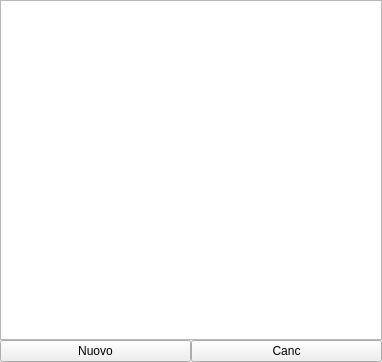
<?xml version="1.0" encoding="UTF-8"?>
<ui version="4.0">
 <class>SectionModelGUI</class>
 <widget class="QWidget" name="SectionModelGUI">
  <property name="geometry">
   <rect>
    <x>0</x>
    <y>0</y>
    <width>382</width>
    <height>362</height>
   </rect>
  </property>
  <property name="windowTitle">
   <string>Form</string>
  </property>
  <layout class="QGridLayout" name="gridLayout">
   <property name="margin">
    <number>0</number>
   </property>
   <property name="spacing">
    <number>0</number>
   </property>
   <item row="0" column="0">
    <widget class="QTableView" name="tableView"/>
   </item>
   <item row="1" column="0">
    <layout class="QHBoxLayout" name="horizontalLayout">
     <item>
      <widget class="QPushButton" name="newPButton">
       <property name="text">
        <string>Nuovo</string>
       </property>
      </widget>
     </item>
     <item>
      <widget class="QPushButton" name="delPButton">
       <property name="text">
        <string>Canc</string>
       </property>
      </widget>
     </item>
    </layout>
   </item>
  </layout>
 </widget>
 <resources/>
 <connections/>
</ui>
